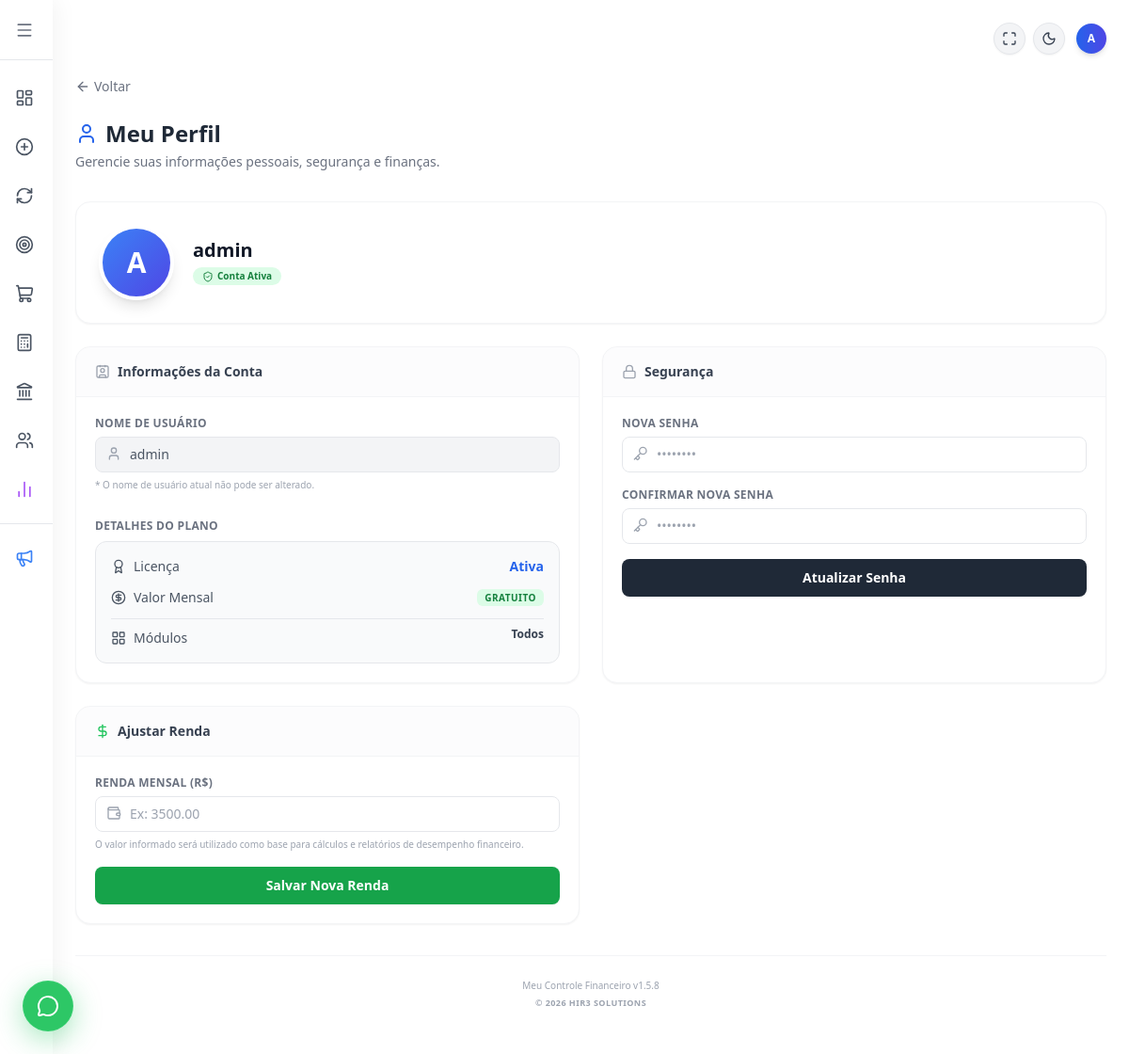
The app's page /perfil (signed in) with its own data.
### tables this page shows
CREATE TABLE usuarios (
            id INTEGER PRIMARY KEY AUTOINCREMENT,
            usuario TEXT UNIQUE NOT NULL,
            senha TEXT NOT NULL
        , renda REAL DEFAULT 0.00, licenca TEXT DEFAULT 'Ativa', valor_licencas REAL DEFAULT 0.00, telefone TEXT, is_admin INTEGER DEFAULT 0);

### flask_app.py (the view)
@app.route('/perfil', methods=['GET', 'POST'])
def perfil():
    if 'logado' not in session: return redirect(url_for('login'))
    user_id = session['user_id']
    conexao = sqlite3.connect('financas.db')
    conexao.row_factory = sqlite3.Row # Adicionado para pegarmos os dados pelo nome da coluna
    cursor = conexao.cursor()
    if request.method == 'POST':
        pass
    try:
        cursor.execute("SELECT usuario, licenca, valor_licencas, modulos_liberados FROM usuarios WHERE id = ?", (user_id,))
        usuario_data = cursor.fetchone()
    except sqlite3.OperationalError:
        cursor.execute("SELECT usuario, licenca FROM usuarios WHERE id = ?", (user_id,))
        row = cursor.fetchone()
        if row:
            usuario_data = {'usuario': row['usuario'], 'licenca': row['licenca'], 'valor_licencas': 0.0, 'modulos_liberados': 'Todos'}
        else:
            usuario_data = None
    conexao.close()
    if usuario_data:
        nome_usuario = usuario_data['usuario']
        licenca_usuario = usuario_data['licenca']
        valor_licenca = usuario_data['valor_licencas']
        modulos_liberados = usuario_data['modulos_liberados']
    else:
        nome_usuario = session.get('usuario', '')
        licenca_usuario = 'Básica'
        valor_licenca = 0.0
        modulos_liberados = 'Todos'
    return render_template('perfil.html',
                           nome_usuario=nome_usuario,
                           licenca_usuario=licenca_usuario,
                           valor_licenca=valor_licenca,
                           modulos_liberados=modulos_liberados)

### flask_app.py (called while the page is built)
@app.context_processor
def inject_global_vars():
    versao = "1.5.8"
    data_formatada = datetime.now().strftime('%B %Y').capitalize()
    return dict(
        versao_atual=versao,
        data_atual=data_formatada
    )

### templates/perfil.html (shortened to what this page needs)
{% extends "base.html" %}
{% block content %}
    <a href="javascript:history.back()" class="flex items-center gap-1 text-gray-500 hover:text-blue-600 dark:text-gray-400 dark:hover:text-blue-400 mb-6 transition-colors text-sm font-medium w-fit">
        <i data-lucide="arrow-left" class="w-4 h-4"></i>
        <span>Voltar</span>
    </a>
    <div class="mb-8">
        <h2 class="text-2xl font-black text-gray-800 dark:text-white flex items-center gap-2">
            <i data-lucide="user" class="w-6 h-6 text-blue-600 dark:text-blue-400"></i> Meu Perfil
        </h2>
        <p class="text-sm text-gray-500 dark:text-gray-400 mt-1">Gerencie suas informações pessoais, segurança e finanças.</p>
    </div>
    <div class="bg-white dark:bg-gray-800 rounded-2xl p-6 shadow-sm border border-gray-100 dark:border-gray-700 mb-6 flex items-center gap-5">
        <div class="relative group cursor-pointer">
            <label for="input-foto" class="cursor-pointer block relative">
                {% if foto_perfil %}
                    <div class="w-20 h-20 rounded-full bg-gray-200 shadow-lg border-4 border-white dark:border-gray-900 overflow-hidden relative">
                        <img src="{{ foto_perfil }}" alt="Foto de Perfil" class="w-full h-full object-cover">
                    </div>
                {% else %}
                    <div class="w-20 h-20 bg-gradient-to-br from-blue-500 to-indigo-600 rounded-full flex items-center justify-center text-white text-3xl font-black shadow-lg border-4 border-white dark:border-gray-900">
                        {{ nome_usuario[:1].upper() if nome_usuario else 'U' }}
                    </div>
                {% endif %}
            </label>
        </div>
        <div>
            <h3 class="text-xl font-bold text-gray-900 dark:text-white">{{ nome_usuario }}</h3>
            <span class="inline-flex items-center gap-1 mt-1 px-2.5 py-0.5 rounded-full text-[10px] font-bold bg-green-100 text-green-700 dark:bg-green-900/40 dark:text-green-400">
                <i data-lucide="shield-check" class="w-3 h-3"></i> Conta Ativa
            </span>
        </div>
    </div>
    <div class="grid grid-cols-1 md:grid-cols-2 gap-6">
        <div class="bg-white dark:bg-gray-800 rounded-2xl shadow-sm border border-gray-100 dark:border-gray-700 overflow-hidden">
            <div class="px-5 py-4 border-b border-gray-100 dark:border-gray-700 bg-gray-50/50 dark:bg-gray-900/50">
                <h4 class="text-sm font-bold text-gray-700 dark:text-gray-200 flex items-center gap-2">
                    <i data-lucide="contact" class="w-4 h-4 text-gray-400"></i> Informações da Conta
                </h4>
            </div>
            <div class="p-5">
                <form action="#" method="POST" class="space-y-5">
                    <div>
                        <label class="block text-xs font-bold text-gray-500 dark:text-gray-400 uppercase tracking-wide mb-1.5">Nome de Usuário</label>
                        <div class="relative">
                            <i data-lucide="user" class="absolute left-3 top-2.5 w-4 h-4 text-gray-400"></i>
                            <input type="text" name="nome" value="{{ nome_usuario }}" readonly
                                   class="w-full pl-9 pr-3 py-2 bg-gray-100 dark:bg-gray-900 border border-gray-200 dark:border-gray-700 rounded-lg text-sm font-medium text-gray-600 dark:text-gray-400 cursor-not-allowed focus:ring-0">
                        </div>
                        <p class="text-[10px] text-gray-400 mt-1.5">* O nome de usuário atual não pode ser alterado.</p>
                    </div>
                    <div class="pt-2">
                        <label class="block text-xs font-bold text-gray-500 dark:text-gray-400 uppercase tracking-wide mb-2">Detalhes do Plano</label>
                        <div class="bg-gray-50 dark:bg-gray-900/50 rounded-xl p-4 border border-gray-200 dark:border-gray-700 space-y-3">
                            <div class="flex justify-between items-center">
                                <span class="text-sm font-medium text-gray-600 dark:text-gray-400 flex items-center gap-2">
                                    <i data-lucide="award" class="w-4 h-4"></i> Licença
                                </span>
                                <span class="text-sm font-bold {% if licenca_usuario == 'Premium' %}text-amber-500{% else %}text-blue-600{% endif %}">
                                    {{ licenca_usuario | default('Básica') }}
                                </span>
                            </div>
                            <div class="flex justify-between items-center">
                                <span class="text-sm font-medium text-gray-600 dark:text-gray-400 flex items-center gap-2">
                                    <i data-lucide="circle-dollar-sign" class="w-4 h-4"></i> Valor Mensal
                                </span>
                                <span class="text-sm font-black text-gray-800 dark:text-gray-200">
                                    {% if valor_licenca and valor_licenca|float > 0 %}
                                        R$ {{ "%.2f"|format(valor_licenca|float) }}
                                    {% else %}
                                        <span class="px-2 py-0.5 rounded-md text-[10px] font-bold bg-green-100 text-green-700 dark:bg-green-900/40 dark:text-green-400 uppercase tracking-wider">Gratuito</span>
                                    {% endif %}
                                </span>
                            </div>
                            <div class="flex justify-between items-start pt-2 border-t border-gray-200 dark:border-gray-700/50">
                                <span class="text-sm font-medium text-gray-600 dark:text-gray-400 flex items-center gap-2 mt-0.5">
                                    <i data-lucide="layout-grid" class="w-4 h-4"></i> Módulos
                                </span>
                                <span class="text-xs font-bold text-gray-700 dark:text-gray-300 text-right max-w-[160px] leading-snug">
                                    {{ modulos_liberados | default('Básico') }}
                                </span>
                            </div>
                        </div>
                    </div>
                </form>
            </div>
        </div>
        <div class="bg-white dark:bg-gray-800 rounded-2xl shadow-sm border border-gray-100 dark:border-gray-700 overflow-hidden">
            <div class="px-5 py-4 border-b border-gray-100 dark:border-gray-700 bg-gray-50/50 dark:bg-gray-900/50">
                <h4 class="text-sm font-bold text-gray-700 dark:text-gray-200 flex items-center gap-2">
                    <i data-lucide="lock" class="w-4 h-4 text-gray-400"></i> Segurança
                </h4>
            </div>
            <div class="p-5">
                <form action="#" method="POST" class="space-y-4">
                    <div>
                        <label class="block text-xs font-bold text-gray-500 dark:text-gray-400 uppercase tracking-wide mb-1.5">Nova Senha</label>
                        <div class="relative">
                            <i data-lucide="key" class="absolute left-3 top-2.5 w-4 h-4 text-gray-400"></i>
                            <input type="password" name="nova_senha" placeholder="••••••••"
                                   class="w-full pl-9 pr-3 py-2 bg-white dark:bg-gray-900 border border-gray-200 dark:border-gray-700 rounded-lg text-sm font-medium focus:ring-2 focus:ring-blue-500 focus:border-transparent outline-none transition-all">
                        </div>
                    </div>
                    <div>
                        <label class="block text-xs font-bold text-gray-500 dark:text-gray-400 uppercase tracking-wide mb-1.5">Confirmar Nova Senha</label>
                        <div class="relative">
                            <i data-lucide="key" class="absolute left-3 top-2.5 w-4 h-4 text-gray-400"></i>
                            <input type="password" name="confirmar_senha" placeholder="••••••••"
                                   class="w-full pl-9 pr-3 py-2 bg-white dark:bg-gray-900 border border-gray-200 dark:border-gray-700 rounded-lg text-sm font-medium focus:ring-2 focus:ring-blue-500 focus:border-transparent outline-none transition-all">
                        </div>
                    </div>
                    <button type="button" onclick="alert('Funcionalidade de alteração de senha em desenvolvimento.')" class="w-full bg-gray-800 dark:bg-gray-100 text-white dark:text-gray-900 font-bold py-2.5 rounded-lg text-sm hover:bg-gray-900 dark:hover:bg-white transition-all shadow-sm mt-2">
                        Atualizar Senha
                    </button>
                </form>
            </div>
        </div>
        <div class="bg-white dark:bg-gray-800 rounded-2xl shadow-sm border border-gray-100 dark:border-gray-700 overflow-hidden">
            <div class="px-5 py-4 border-b border-gray-100 dark:border-gray-700 bg-gray-50/50 dark:bg-gray-900/50">
                <h4 class="text-sm font-bold text-gray-700 dark:text-gray-200 flex items-center gap-2">
                    <i data-lucide="dollar-sign" class="w-4 h-4 text-green-500"></i> Ajustar Renda
                </h4>
            </div>
            <div class="p-5">
                <form action="/renda" method="POST" class="space-y-4">
                    <div>
                        <label class="block text-xs font-bold text-gray-500 dark:text-gray-400 uppercase tracking-wide mb-1.5">Renda Mensal (R$)</label>
                        <div class="relative">
                            <i data-lucide="wallet" class="absolute left-3 top-2.5 w-4 h-4 text-gray-400"></i>
                            <input type="number" step="0.01" name="renda" placeholder="Ex: 3500.00" value="{{ renda_atual | default('') }}" required
                                   class="w-full pl-9 pr-3 py-2 bg-white dark:bg-gray-900 border border-gray-200 dark:border-gray-700 rounded-lg text-sm font-medium focus:ring-2 focus:ring-green-500 focus:border-transparent outline-none transition-all">
                        </div>
                        <p class="text-[10px] text-gray-400 mt-1.5">O valor informado será utilizado como base para cálculos e relatórios de desempenho financeiro.</p>
                    </div>
                    <button type="submit" class="w-full bg-green-600 hover:bg-green-700 text-white font-bold py-2.5 rounded-lg text-sm transition-all shadow-sm mt-2 flex justify-center items-center gap-2">
                        Salvar Nova Renda
                    </button>
                </form>
            </div>
        </div>
    </div>
{% endblock %}

### records on screen
usuarios: usuario "A", usuario "admin", nome "admin", licenca "Ativa"

### other values on screen
{{ session.get('usuario', 'U')[:1].upper() }} "A"
{{ modulos_liberados | default('Básico') }} "Todos"
{{ versao_atual }} "1.5.8"
